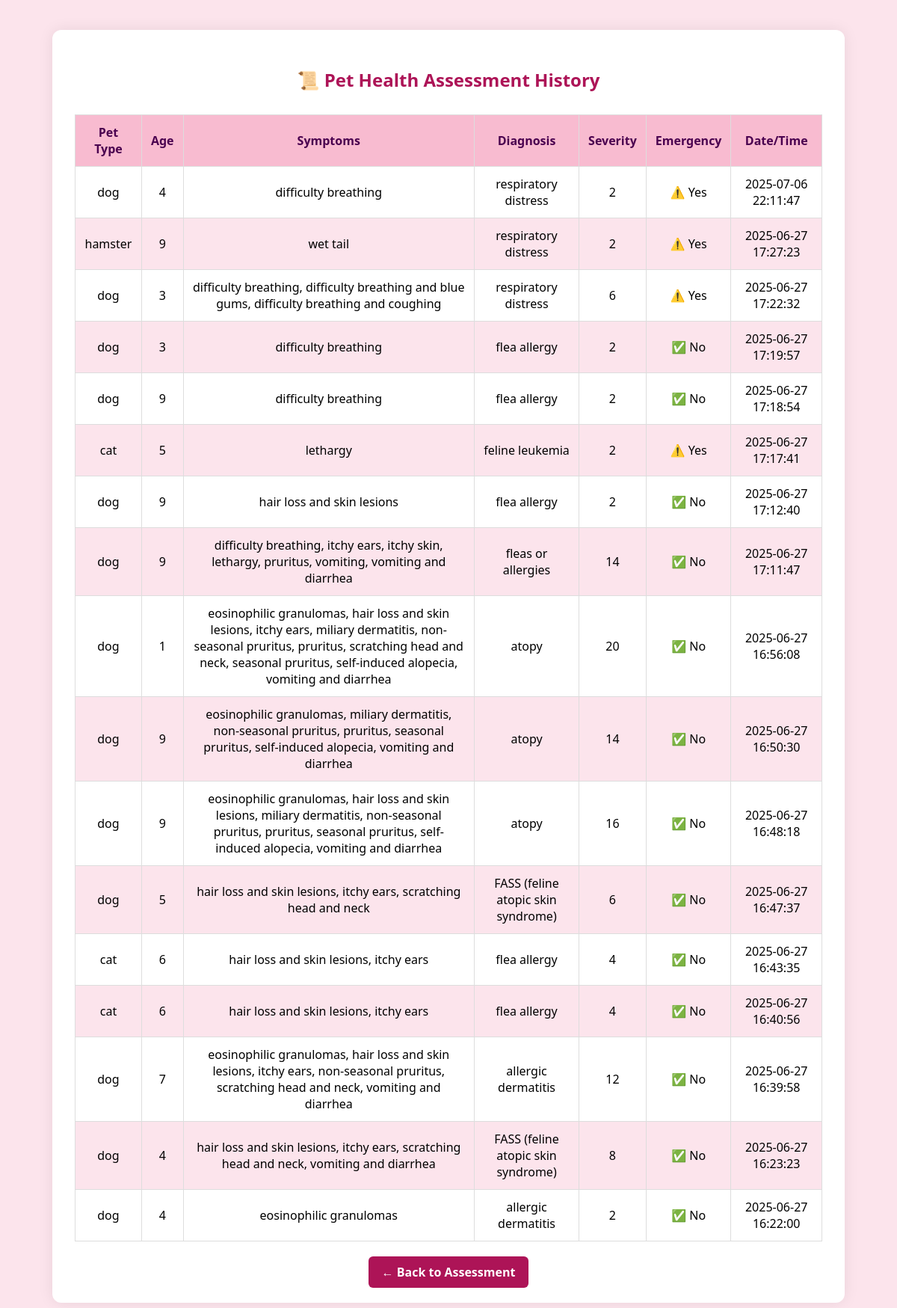
The app's page /history with its own data.
### tables this page shows
CREATE TABLE assessments (
    id INTEGER PRIMARY KEY AUTOINCREMENT,
    pet_type TEXT,
    age INTEGER,
    symptoms TEXT,
    conditions TEXT,
    severity_score INTEGER,
    emergency_flag INTEGER,
    timestamp DATETIME DEFAULT CURRENT_TIMESTAMP
);

### app.py (the view)
@app.route("/history")
def history():
    conn = sqlite3.connect("pet_health.db")
    cursor = conn.cursor()
    cursor.execute("SELECT * FROM assessments ORDER BY timestamp DESC")
    records = cursor.fetchall()
    conn.close()
    return render_template("history.html", records=records)

### templates/history.html (shortened to what this page needs)
<!DOCTYPE html>
<html>
<head>
    <link rel="stylesheet" href="{{ url_for('static', filename='css/history.css') }}">
</head>
<body>
    <div class="container">
        <h2>📜 Pet Health Assessment History</h2>
        {% if records %}
        <table>
            <thead>
                <tr>
                    <th>Pet Type</th>
                    <th>Age</th>
                    <th>Symptoms</th>
                    <th>Diagnosis</th>
                    <th>Severity</th>
                    <th>Emergency</th>
                    <th>Date/Time</th>
                </tr>
            </thead>
            <tbody>
                {% for row in records %}
                <tr>
                    <td>{{ row[1] }}</td>
                    <td>{{ row[2] }}</td>
                    <td>{{ row[3] }}</td>
                    <td>{{ row[4] }}</td>
                    <td>{{ row[5] }}</td>
                    <td>{% if row[6] %}⚠️ Yes{% else %}✅ No{% endif %}</td>
                    <td>{{ row[7] }}</td>
                </tr>
                {% endfor %}
            </tbody>
        </table>
        {% else %}
        <p class="no-records">No assessments recorded yet.</p>
        {% endif %}
        <div class="buttons">
            <a href="/" class="btn">← Back to Assessment</a>
        </div>
    </div>
</body>
</html>

### static/css/history.css (style rules this page uses)
body { background-color: #fce4ec; font-family: 'Segoe UI', sans-serif; margin: 0; padding: 40px 15px; }
.container { max-width: 1000px; background: white; margin: auto; padding: 30px; border-radius: 12px; box-shadow: 0 0 20px rgba(0, 0, 0, 0.08); animation: fadeIn 0.5s ease-in-out; }
h2 { text-align: center; color: #ad1457; margin-bottom: 30px; }
table { width: 100%; border-collapse: collapse; font-size: 16px; }
thead { background-color: #f8bbd0; color: #4a004f; }
th, td { padding: 12px; text-align: center; border: 1px solid #ddd; }
tbody tr:nth-child(even) { background-color: #fce4ec; }
.buttons { text-align: center; margin-top: 30px; }
.btn { background-color: #ad1457; color: white; padding: 10px 18px; text-decoration: none; border-radius: 6px; font-weight: bold; transition: background 0.3s ease; }

### records on screen
assessments: pet_type "dog", age "4", symptoms "difficulty breathing", conditions "respiratory distress", severity_score "2", emergency_flag "⚠️ Yes", timestamp "2025-07-06 22:11:47"
assessments: pet_type "hamster", age "9", symptoms "wet tail", conditions "respiratory distress", severity_score "2", emergency_flag "⚠️ Yes", timestamp "2025-06-27 17:27:23"
assessments: pet_type "dog", age "3", symptoms "difficulty breathing, difficulty breathing and blue gums, difficulty breathing and coughing", conditions "respiratory distress", severity_score "6", emergency_flag "⚠️ Yes", timestamp "2025-06-27 17:22:32"
assessments: pet_type "dog", age "3", symptoms "difficulty breathing", conditions "flea allergy", severity_score "2", emergency_flag "✅ No", timestamp "2025-06-27 17:19:57"
assessments: pet_type "dog", age "9", symptoms "difficulty breathing", conditions "flea allergy", severity_score "2", emergency_flag "✅ No", timestamp "2025-06-27 17:18:54"
assessments: pet_type "cat", age "5", symptoms "lethargy", conditions "feline leukemia", severity_score "2", emergency_flag "⚠️ Yes", timestamp "2025-06-27 17:17:41"
assessments: pet_type "dog", age "9", symptoms "hair loss and skin lesions", conditions "flea allergy", severity_score "2", emergency_flag "✅ No", timestamp "2025-06-27 17:12:40"
assessments: pet_type "dog", age "9", symptoms "difficulty breathing, itchy ears, itchy skin, lethargy, pruritus, vomiting, vomiting and diarrhea", conditions "fleas or allergies", severity_score "14", emergency_flag "✅ No", timestamp "2025-06-27 17:11:47"
assessments: pet_type "dog", age "1", symptoms "eosinophilic granulomas, hair loss and skin lesions, itchy ears, miliary dermatitis, non-seasonal pruritus, pruritus, scratching head and neck, seasonal pruritus, self-induced alopecia, vomiting and diarrhea", conditions "atopy", severity_score "20", emergency_flag "✅ No", timestamp "2025-06-27 16:56:08"
assessments: pet_type "dog", age "9", symptoms "eosinophilic granulomas, miliary dermatitis, non-seasonal pruritus, pruritus, seasonal pruritus, self-induced alopecia, vomiting and diarrhea", conditions "atopy", severity_score "14", emergency_flag "✅ No", timestamp "2025-06-27 16:50:30"
assessments: pet_type "dog", age "9", symptoms "eosinophilic granulomas, hair loss and skin lesions, miliary dermatitis, non-seasonal pruritus, pruritus, seasonal pruritus, self-induced alopecia, vomiting and diarrhea", conditions "atopy", severity_score "16", emergency_flag "✅ No", timestamp "2025-06-27 16:48:18"
assessments: pet_type "dog", age "5", symptoms "hair loss and skin lesions, itchy ears, scratching head and neck", conditions "FASS (feline atopic skin syndrome)", severity_score "6", emergency_flag "✅ No", timestamp "2025-06-27 16:47:37"
assessments: pet_type "cat", age "6", symptoms "hair loss and skin lesions, itchy ears", conditions "flea allergy", severity_score "4", emergency_flag "✅ No", timestamp "2025-06-27 16:43:35"
assessments: pet_type "cat", age "6", symptoms "hair loss and skin lesions, itchy ears", conditions "flea allergy", severity_score "4", emergency_flag "✅ No", timestamp "2025-06-27 16:40:56"
assessments: pet_type "dog", age "7", symptoms "eosinophilic granulomas, hair loss and skin lesions, itchy ears, non-seasonal pruritus, scratching head and neck, vomiting and diarrhea", conditions "allergic dermatitis", severity_score "12", emergency_flag "✅ No", timestamp "2025-06-27 16:39:58"
assessments: pet_type "dog", age "4", symptoms "hair loss and skin lesions, itchy ears, scratching head and neck, vomiting and diarrhea", conditions "FASS (feline atopic skin syndrome)", severity_score "8", emergency_flag "✅ No", timestamp "2025-06-27 16:23:23"
assessments: pet_type "dog", age "4", symptoms "eosinophilic granulomas", conditions "allergic dermatitis", severity_score "2", emergency_flag "✅ No", timestamp "2025-06-27 16:22:00"
